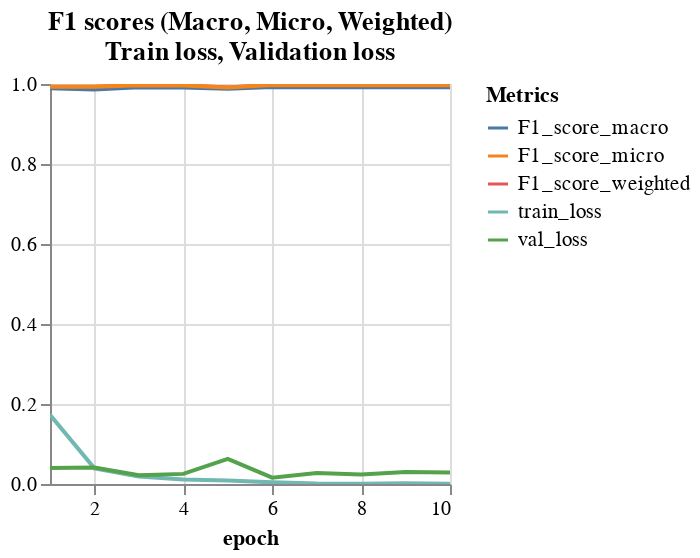

Notebook cell for this chart:
### Code cell
# Create dataframe model_df with trained BERT model performance metrics.
model_df = prepare_model_df(eval_df_path_list, accuracy_per_class_path_list, model_path_list)

# Set width, height, domain for BERT model evaluation graph.
width, height, domain = 200, 200, (0,1)

# Generate dataframe df_f1_scores_long which is a long form of dataset for BERT model F1 scores(macro, micro and weighted), train and validation losses.
df_f1_scores_long = prepare_data_for_metrics_graphs(eval_df, best_model=False)

# Predict emotions for sample customer reviews.
predict_emotion_test()

"""
Generate two graphs for BERT model evaluation metrics. 
1. F1_scores_graph: Trained BERT model F1 scores(macro, micro and weighted), train and validation losses. 
2. prediction_accuracy_graph: Trained BERT model prediction accuracy of individual classes.
"""


F1_scores_graph, prediction_accuracy_graph = prepare_metrics_graphs(df_f1_scores_long, 
                                                                    accuracy_per_class_df,
                                                                    domain, 
                                                                    width, 
                                                                    height, 
                                                                    epochs)
print("")   
F1_scores_graph

### Figure 1 — Vega-Lite specification as saved in the notebook (floating-point values rounded to 4 significant figures)
{"config": {"view": {"continuousWidth": 400, "continuousHeight": 300}}, "data": {"name": "data-5a87688c8e58c525bb0bca5b3f2d57a8"}, "mark": "line", "encoding": {"color": {"field": "line type", "legend": {"direction": "vertical", "labelColor": "black", "labelFontSize": 10.5, "orient": "right", "title": "Metrics", "titleColor": "black", "titleFontSize": 11}, "type": "nominal"}, "tooltip": [{"field": "emotion", "type": "nominal"}, {"field": "epoch", "type": "quantitative"}, {"field": "line type", "type": "nominal"}, {"field": "value", "type": "quantitative"}], "x": {"field": "epoch", "type": "quantitative"}, "y": {"field": "value", "scale": {"domain": [0, 1]}, "title": "", "type": "quantitative"}}, "height": 200, "selection": {"selector005": {"type": "interval", "bind": "scales", "encodings": ["x", "y"]}}, "title": {"text": ["F1 scores (Macro, Micro, Weighted)", "Train loss, Validation loss"], "color": "black"}, "width": 200, "$schema": "https://vega.github.io/schema/vega-lite/v4.17.0.json", "datasets": {"data-5a87688c8e58c525bb0bca5b3f2d57a8": [{"emotion": "positive,negative,neutral", "epoch": 1, "batch_size": 16, "Ir": 1e-05, "eps": 1e-08, "pre_trained_model": "NlpHUST/vibert4news-base-cased", "hidden_dropout_prob": 0.1, "attention_probs_dropout_prob": 0.1, "note": "Added and splited Self-judged Review emotions into train and valiation by 8:2", "train_data_creator": "Yunhong He", "line type": "train_loss", "value": 0.1729}, {"emotion": "positive,negative,neutral", "epoch": 2, "batch_size": 16, "Ir": 1e-05, "eps": 1e-08, "pre_trained_model": "NlpHUST/vibert4news-base-cased", "hidden_dropout_prob": 0.1, "attention_probs_dropout_prob": 0.1, "note": "Added and splited Self-judged Review emotions into train and valiation by 8:2", "train_data_creator": "Yunhong He", "line type": "train_loss", "value": 0.03907}, {"emotion": "positive,negative,neutral", "epoch": 3, "batch_size": 16, "Ir": 1e-05, "eps": 1e-08, "pre_trained_model": "NlpHUST/vibert4news-base-cased", "hidden_dropout_prob": 0.1, "attention_probs_dropout_prob": 0.1, "note": "Added and splited Self-judged Review emotions into train and valiation by 8:2", "train_data_creator": "Yunhong He", "line type": "train_loss", "value": 0.01858}, {"emotion": "positive,negative,neutral", "epoch": 4, "batch_size": 16, "Ir": 1e-05, "eps": 1e-08, "pre_trained_model": "NlpHUST/vibert4news-base-cased", "hidden_dropout_prob": 0.1, "attention_probs_dropout_prob": 0.1, "note": "Added and splited Self-judged Review emotions into train and valiation by 8:2", "train_data_creator": "Yunhong He", "line type": "train_loss", "value": 0.01098}, {"emotion": "positive,negative,neutral", "epoch": 5, "batch_size": 16, "Ir": 1e-05, "eps": 1e-08, "pre_trained_model": "NlpHUST/vibert4news-base-cased", "hidden_dropout_prob": 0.1, "attention_probs_dropout_prob": 0.1, "note": "Added and splited Self-judged Review emotions into train and valiation by 8:2", "train_data_creator": "Yunhong He", "line type": "train_loss", "value": 0.008712}, {"emotion": "positive,negative,neutral", "epoch": 6, "batch_size": 16, "Ir": 1e-05, "eps": 1e-08, "pre_trained_model": "NlpHUST/vibert4news-base-cased", "hidden_dropout_prob": 0.1, "attention_probs_dropout_prob": 0.1, "note": "Added and splited Self-judged Review emotions into train and valiation by 8:2", "train_data_creator": "Yunhong He", "line type": "train_loss", "value": 0.004138}, {"emotion": "positive,negative,neutral", "epoch": 7, "batch_size": 16, "Ir": 1e-05, "eps": 1e-08, "pre_trained_model": "NlpHUST/vibert4news-base-cased", "hidden_dropout_prob": 0.1, "attention_probs_dropout_prob": 0.1, "note": "Added and splited Self-judged Review emotions into train and valiation by 8:2", "train_data_creator": "Yunhong He", "line type": "train_loss", "value": 0.0009714}, {"emotion": "positive,negative,neutral", "epoch": 8, "batch_size": 16, "Ir": 1e-05, "eps": 1e-08, "pre_trained_model": "NlpHUST/vibert4news-base-cased", "hidden_dropout_prob": 0.1, "attention_probs_dropout_prob": 0.1, "note": "Added and splited Self-judged Review emotions into train and valiation by 8:2", "train_data_creator": "Yunhong He", "line type": "train_loss", "value": 0.0008197}, {"emotion": "positive,negative,neutral", "epoch": 9, "batch_size": 16, "Ir": 1e-05, "eps": 1e-08, "pre_trained_model": "NlpHUST/vibert4news-base-cased", "hidden_dropout_prob": 0.1, "attention_probs_dropout_prob": 0.1, "note": "Added and splited Self-judged Review emotions into train and valiation by 8:2", "train_data_creator": "Yunhong He", "line type": "train_loss", "value": 0.001623}, {"emotion": "positive,negative,neutral", "epoch": 10, "batch_size": 16, "Ir": 1e-05, "eps": 1e-08, "pre_trained_model": "NlpHUST/vibert4news-base-cased", "hidden_dropout_prob": 0.1, "attention_probs_dropout_prob": 0.1, "note": "Added and splited Self-judged Review emotions into train and valiation by 8:2", "train_data_creator": "Yunhong He", "line type": "train_loss", "value": 0.000689}, {"emotion": "positive,negative,neutral", "epoch": 1, "batch_size": 16, "Ir": 1e-05, "eps": 1e-08, "pre_trained_model": "NlpHUST/vibert4news-base-cased", "hidden_dropout_prob": 0.1, "attention_probs_dropout_prob": 0.1, "note": "Added and splited Self-judged Review emotions into train and valiation by 8:2", "train_data_creator": "Yunhong He", "line type": "val_loss", "value": 0.04027}, {"emotion": "positive,negative,neutral", "epoch": 2, "batch_size": 16, "Ir": 1e-05, "eps": 1e-08, "pre_trained_model": "NlpHUST/vibert4news-base-cased", "hidden_dropout_prob": 0.1, "attention_probs_dropout_prob": 0.1, "note": "Added and splited Self-judged Review emotions into train and valiation by 8:2", "train_data_creator": "Yunhong He", "line type": "val_loss", "value": 0.04117}, {"emotion": "positive,negative,neutral", "epoch": 3, "batch_size": 16, "Ir": 1e-05, "eps": 1e-08, "pre_trained_model": "NlpHUST/vibert4news-base-cased", "hidden_dropout_prob": 0.1, "attention_probs_dropout_prob": 0.1, "note": "Added and splited Self-judged Review emotions into train and valiation by 8:2", "train_data_creator": "Yunhong He", "line type": "val_loss", "value": 0.02172}, {"emotion": "positive,negative,neutral", "epoch": 4, "batch_size": 16, "Ir": 1e-05, "eps": 1e-08, "pre_trained_model": "NlpHUST/vibert4news-base-cased", "hidden_dropout_prob": 0.1, "attention_probs_dropout_prob": 0.1, "note": "Added and splited Self-judged Review emotions into train and valiation by 8:2", "train_data_creator": "Yunhong He", "line type": "val_loss", "value": 0.02531}, {"emotion": "positive,negative,neutral", "epoch": 5, "batch_size": 16, "Ir": 1e-05, "eps": 1e-08, "pre_trained_model": "NlpHUST/vibert4news-base-cased", "hidden_dropout_prob": 0.1, "attention_probs_dropout_prob": 0.1, "note": "Added and splited Self-judged Review emotions into train and valiation by 8:2", "train_data_creator": "Yunhong He", "line type": "val_loss", "value": 0.06304}, {"emotion": "positive,negative,neutral", "epoch": 6, "batch_size": 16, "Ir": 1e-05, "eps": 1e-08, "pre_trained_model": "NlpHUST/vibert4news-base-cased", "hidden_dropout_prob": 0.1, "attention_probs_dropout_prob": 0.1, "note": "Added and splited Self-judged Review emotions into train and valiation by 8:2", "train_data_creator": "Yunhong He", "line type": "val_loss", "value": 0.01592}, {"emotion": "positive,negative,neutral", "epoch": 7, "batch_size": 16, "Ir": 1e-05, "eps": 1e-08, "pre_trained_model": "NlpHUST/vibert4news-base-cased", "hidden_dropout_prob": 0.1, "attention_probs_dropout_prob": 0.1, "note": "Added and splited Self-judged Review emotions into train and valiation by 8:2", "train_data_creator": "Yunhong He", "line type": "val_loss", "value": 0.02761}, {"emotion": "positive,negative,neutral", "epoch": 8, "batch_size": 16, "Ir": 1e-05, "eps": 1e-08, "pre_trained_model": "NlpHUST/vibert4news-base-cased", "hidden_dropout_prob": 0.1, "attention_probs_dropout_prob": 0.1, "note": "Added and splited Self-judged Review emotions into train and valiation by 8:2", "train_data_creator": "Yunhong He", "line type": "val_loss", "value": 0.024}, {"emotion": "positive,negative,neutral", "epoch": 9, "batch_size": 16, "Ir": 1e-05, "eps": 1e-08, "pre_trained_model": "NlpHUST/vibert4news-base-cased", "hidden_dropout_prob": 0.1, "attention_probs_dropout_prob": 0.1, "note": "Added and splited Self-judged Review emotions into train and valiation by 8:2", "train_data_creator": "Yunhong He", "line type": "val_loss", "value": 0.0302}, {"emotion": "positive,negative,neutral", "epoch": 10, "batch_size": 16, "Ir": 1e-05, "eps": 1e-08, "pre_trained_model": "NlpHUST/vibert4news-base-cased", "hidden_dropout_prob": 0.1, "attention_probs_dropout_prob": 0.1, "note": "Added and splited Self-judged Review emotions into train and valiation by 8:2", "train_data_creator": "Yunhong He", "line type": "val_loss", "value": 0.02881}, {"emotion": "positive,negative,neutral", "epoch": 1, "batch_size": 16, "Ir": 1e-05, "eps": 1e-08, "pre_trained_model": "NlpHUST/vibert4news-base-cased", "hidden_dropout_prob": 0.1, "attention_probs_dropout_prob": 0.1, "note": "Added and splited Self-judged Review emotions into train and valiation by 8:2", "train_data_creator": "Yunhong He", "line type": "F1_score_weighted", "value": 0.9931}, {"emotion": "positive,negative,neutral", "epoch": 2, "batch_size": 16, "Ir": 1e-05, "eps": 1e-08, "pre_trained_model": "NlpHUST/vibert4news-base-cased", "hidden_dropout_prob": 0.1, "attention_probs_dropout_prob": 0.1, "note": "Added and splited Self-judged Review emotions into train and valiation by 8:2", "train_data_creator": "Yunhong He", "line type": "F1_score_weighted", "value": 0.9931}, {"emotion": "positive,negative,neutral", "epoch": 3, "batch_size": 16, "Ir": 1e-05, "eps": 1e-08, "pre_trained_model": "NlpHUST/vibert4news-base-cased", "hidden_dropout_prob": 0.1, "attention_probs_dropout_prob": 0.1, "note": "Added and splited Self-judged Review emotions into train and valiation by 8:2", "train_data_creator": "Yunhong He", "line type": "F1_score_weighted", "value": 0.9968}, {"emotion": "positive,negative,neutral", "epoch": 4, "batch_size": 16, "Ir": 1e-05, "eps": 1e-08, "pre_trained_model": "NlpHUST/vibert4news-base-cased", "hidden_dropout_prob": 0.1, "attention_probs_dropout_prob": 0.1, "note": "Added and splited Self-judged Review emotions into train and valiation by 8:2", "train_data_creator": "Yunhong He", "line type": "F1_score_weighted", "value": 0.9963}, {"emotion": "positive,negative,neutral", "epoch": 5, "batch_size": 16, "Ir": 1e-05, "eps": 1e-08, "pre_trained_model": "NlpHUST/vibert4news-base-cased", "hidden_dropout_prob": 0.1, "attention_probs_dropout_prob": 0.1, "note": "Added and splited Self-judged Review emotions into train and valiation by 8:2", "train_data_creator": "Yunhong He", "line type": "F1_score_weighted", "value": 0.9912}, {"emotion": "positive,negative,neutral", "epoch": 6, "batch_size": 16, "Ir": 1e-05, "eps": 1e-08, "pre_trained_model": "NlpHUST/vibert4news-base-cased", "hidden_dropout_prob": 0.1, "attention_probs_dropout_prob": 0.1, "note": "Added and splited Self-judged Review emotions into train and valiation by 8:2", "train_data_creator": "Yunhong He", "line type": "F1_score_weighted", "value": 0.9977}, {"emotion": "positive,negative,neutral", "epoch": 7, "batch_size": 16, "Ir": 1e-05, "eps": 1e-08, "pre_trained_model": "NlpHUST/vibert4news-base-cased", "hidden_dropout_prob": 0.1, "attention_probs_dropout_prob": 0.1, "note": "Added and splited Self-judged Review emotions into train and valiation by 8:2", "train_data_creator": "Yunhong He", "line type": "F1_score_weighted", "value": 0.9968}, {"emotion": "positive,negative,neutral", "epoch": 8, "batch_size": 16, "Ir": 1e-05, "eps": 1e-08, "pre_trained_model": "NlpHUST/vibert4news-base-cased", "hidden_dropout_prob": 0.1, "attention_probs_dropout_prob": 0.1, "note": "Added and splited Self-judged Review emotions into train and valiation by 8:2", "train_data_creator": "Yunhong He", "line type": "F1_score_weighted", "value": 0.9968}, {"emotion": "positive,negative,neutral", "epoch": 9, "batch_size": 16, "Ir": 1e-05, "eps": 1e-08, "pre_trained_model": "NlpHUST/vibert4news-base-cased", "hidden_dropout_prob": 0.1, "attention_probs_dropout_prob": 0.1, "note": "Added and splited Self-judged Review emotions into train and valiation by 8:2", "train_data_creator": "Yunhong He", "line type": "F1_score_weighted", "value": 0.9968}, {"emotion": "positive,negative,neutral", "epoch": 10, "batch_size": 16, "Ir": 1e-05, "eps": 1e-08, "pre_trained_model": "NlpHUST/vibert4news-base-cased", "hidden_dropout_prob": 0.1, "attention_probs_dropout_prob": 0.1, "note": "Added and splited Self-judged Review emotions into train and valiation by 8:2", "train_data_creator": "Yunhong He", "line type": "F1_score_weighted", "value": 0.9968}, {"emotion": "positive,negative,neutral", "epoch": 1, "batch_size": 16, "Ir": 1e-05, "eps": 1e-08, "pre_trained_model": "NlpHUST/vibert4news-base-cased", "hidden_dropout_prob": 0.1, "attention_probs_dropout_prob": 0.1, "note": "Added and splited Self-judged Review emotions into train and valiation by 8:2", "train_data_creator": "Yunhong He", "line type": "F1_score_macro", "value": 0.9893}, {"emotion": "positive,negative,neutral", "epoch": 2, "batch_size": 16, "Ir": 1e-05, "eps": 1e-08, "pre_trained_model": "NlpHUST/vibert4news-base-cased", "hidden_dropout_prob": 0.1, "attention_probs_dropout_prob": 0.1, "note": "Added and splited Self-judged Review emotions into train and valiation by 8:2", "train_data_creator": "Yunhong He", "line type": "F1_score_macro", "value": 0.9864}, {"emotion": "positive,negative,neutral", "epoch": 3, "batch_size": 16, "Ir": 1e-05, "eps": 1e-08, "pre_trained_model": "NlpHUST/vibert4news-base-cased", "hidden_dropout_prob": 0.1, "attention_probs_dropout_prob": 0.1, "note": "Added and splited Self-judged Review emotions into train and valiation by 8:2", "train_data_creator": "Yunhong He", "line type": "F1_score_macro", "value": 0.9918}, {"emotion": "positive,negative,neutral", "epoch": 4, "batch_size": 16, "Ir": 1e-05, "eps": 1e-08, "pre_trained_model": "NlpHUST/vibert4news-base-cased", "hidden_dropout_prob": 0.1, "attention_probs_dropout_prob": 0.1, "note": "Added and splited Self-judged Review emotions into train and valiation by 8:2", "train_data_creator": "Yunhong He", "line type": "F1_score_macro", "value": 0.9915}, {"emotion": "positive,negative,neutral", "epoch": 5, "batch_size": 16, "Ir": 1e-05, "eps": 1e-08, "pre_trained_model": "NlpHUST/vibert4news-base-cased", "hidden_dropout_prob": 0.1, "attention_probs_dropout_prob": 0.1, "note": "Added and splited Self-judged Review emotions into train and valiation by 8:2", "train_data_creator": "Yunhong He", "line type": "F1_score_macro", "value": 0.988}, {"emotion": "positive,negative,neutral", "epoch": 6, "batch_size": 16, "Ir": 1e-05, "eps": 1e-08, "pre_trained_model": "NlpHUST/vibert4news-base-cased", "hidden_dropout_prob": 0.1, "attention_probs_dropout_prob": 0.1, "note": "Added and splited Self-judged Review emotions into train and valiation by 8:2", "train_data_creator": "Yunhong He", "line type": "F1_score_macro", "value": 0.9924}, {"emotion": "positive,negative,neutral", "epoch": 7, "batch_size": 16, "Ir": 1e-05, "eps": 1e-08, "pre_trained_model": "NlpHUST/vibert4news-base-cased", "hidden_dropout_prob": 0.1, "attention_probs_dropout_prob": 0.1, "note": "Added and splited Self-judged Review emotions into train and valiation by 8:2", "train_data_creator": "Yunhong He", "line type": "F1_score_macro", "value": 0.9918}, {"emotion": "positive,negative,neutral", "epoch": 8, "batch_size": 16, "Ir": 1e-05, "eps": 1e-08, "pre_trained_model": "NlpHUST/vibert4news-base-cased", "hidden_dropout_prob": 0.1, "attention_probs_dropout_prob": 0.1, "note": "Added and splited Self-judged Review emotions into train and valiation by 8:2", "train_data_creator": "Yunhong He", "line type": "F1_score_macro", "value": 0.9918}, {"emotion": "positive,negative,neutral", "epoch": 9, "batch_size": 16, "Ir": 1e-05, "eps": 1e-08, "pre_trained_model": "NlpHUST/vibert4news-base-cased", "hidden_dropout_prob": 0.1, "attention_probs_dropout_prob": 0.1, "note": "Added and splited Self-judged Review emotions into train and valiation by 8:2", "train_data_creator": "Yunhong He", "line type": "F1_score_macro", "value": 0.9918}, {"emotion": "positive,negative,neutral", "epoch": 10, "batch_size": 16, "Ir": 1e-05, "eps": 1e-08, "pre_trained_model": "NlpHUST/vibert4news-base-cased", "hidden_dropout_prob": 0.1, "attention_probs_dropout_prob": 0.1, "note": "Added and splited Self-judged Review emotions into train and valiation by 8:2", "train_data_creator": "Yunhong He", "line type": "F1_score_macro", "value": 0.9918}, {"emotion": "positive,negative,neutral", "epoch": 1, "batch_size": 16, "Ir": 1e-05, "eps": 1e-08, "pre_trained_model": "NlpHUST/vibert4news-base-cased", "hidden_dropout_prob": 0.1, "attention_probs_dropout_prob": 0.1, "note": "Added and splited Self-judged Review emotions into train and valiation by 8:2", "train_data_creator": "Yunhong He", "line type": "F1_score_micro", "value": 0.9931}, {"emotion": "positive,negative,neutral", "epoch": 2, "batch_size": 16, "Ir": 1e-05, "eps": 1e-08, "pre_trained_model": "NlpHUST/vibert4news-base-cased", "hidden_dropout_prob": 0.1, "attention_probs_dropout_prob": 0.1, "note": "Added and splited Self-judged Review emotions into train and valiation by 8:2", "train_data_creator": "Yunhong He", "line type": "F1_score_micro", "value": 0.9931}, {"emotion": "positive,negative,neutral", "epoch": 3, "batch_size": 16, "Ir": 1e-05, "eps": 1e-08, "pre_trained_model": "NlpHUST/vibert4news-base-cased", "hidden_dropout_prob": 0.1, "attention_probs_dropout_prob": 0.1, "note": "Added and splited Self-judged Review emotions into train and valiation by 8:2", "train_data_creator": "Yunhong He", "line type": "F1_score_micro", "value": 0.9968}, {"emotion": "positive,negative,neutral", "epoch": 4, "batch_size": 16, "Ir": 1e-05, "eps": 1e-08, "pre_trained_model": "NlpHUST/vibert4news-base-cased", "hidden_dropout_prob": 0.1, "attention_probs_dropout_prob": 0.1, "note": "Added and splited Self-judged Review emotions into train and valiation by 8:2", "train_data_creator": "Yunhong He", "line type": "F1_score_micro", "value": 0.9963}, {"emotion": "positive,negative,neutral", "epoch": 5, "batch_size": 16, "Ir": 1e-05, "eps": 1e-08, "pre_trained_model": "NlpHUST/vibert4news-base-cased", "hidden_dropout_prob": 0.1, "attention_probs_dropout_prob": 0.1, "note": "Added and splited Self-judged Review emotions into train and valiation by 8:2", "train_data_creator": "Yunhong He", "line type": "F1_score_micro", "value": 0.9912}, {"emotion": "positive,negative,neutral", "epoch": 6, "batch_size": 16, "Ir": 1e-05, "eps": 1e-08, "pre_trained_model": "NlpHUST/vibert4news-base-cased", "hidden_dropout_prob": 0.1, "attention_probs_dropout_prob": 0.1, "note": "Added and splited Self-judged Review emotions into train and valiation by 8:2", "train_data_creator": "Yunhong He", "line type": "F1_score_micro", "value": 0.9977}, {"emotion": "positive,negative,neutral", "epoch": 7, "batch_size": 16, "Ir": 1e-05, "eps": 1e-08, "pre_trained_model": "NlpHUST/vibert4news-base-cased", "hidden_dropout_prob": 0.1, "attention_probs_dropout_prob": 0.1, "note": "Added and splited Self-judged Review emotions into train and valiation by 8:2", "train_data_creator": "Yunhong He", "line type": "F1_score_micro", "value": 0.9968}, {"emotion": "positive,negative,neutral", "epoch": 8, "batch_size": 16, "Ir": 1e-05, "eps": 1e-08, "pre_trained_model": "NlpHUST/vibert4news-base-cased", "hidden_dropout_prob": 0.1, "attention_probs_dropout_prob": 0.1, "note": "Added and splited Self-judged Review emotions into train and valiation by 8:2", "train_data_creator": "Yunhong He", "line type": "F1_score_micro", "value": 0.9968}, {"emotion": "positive,negative,neutral", "epoch": 9, "batch_size": 16, "Ir": 1e-05, "eps": 1e-08, "pre_trained_model": "NlpHUST/vibert4news-base-cased", "hidden_dropout_prob": 0.1, "attention_probs_dropout_prob": 0.1, "note": "Added and splited Self-judged Review emotions into train and valiation by 8:2", "train_data_creator": "Yunhong He", "line type": "F1_score_micro", "value": 0.9968}, {"emotion": "positive,negative,neutral", "epoch": 10, "batch_size": 16, "Ir": 1e-05, "eps": 1e-08, "pre_trained_model": "NlpHUST/vibert4news-base-cased", "hidden_dropout_prob": 0.1, "attention_probs_dropout_prob": 0.1, "note": "Added and splited Self-judged Review emotions into train and valiation by 8:2", "train_data_creator": "Yunhong He", "line type": "F1_score_micro", "value": 0.9968}]}}
